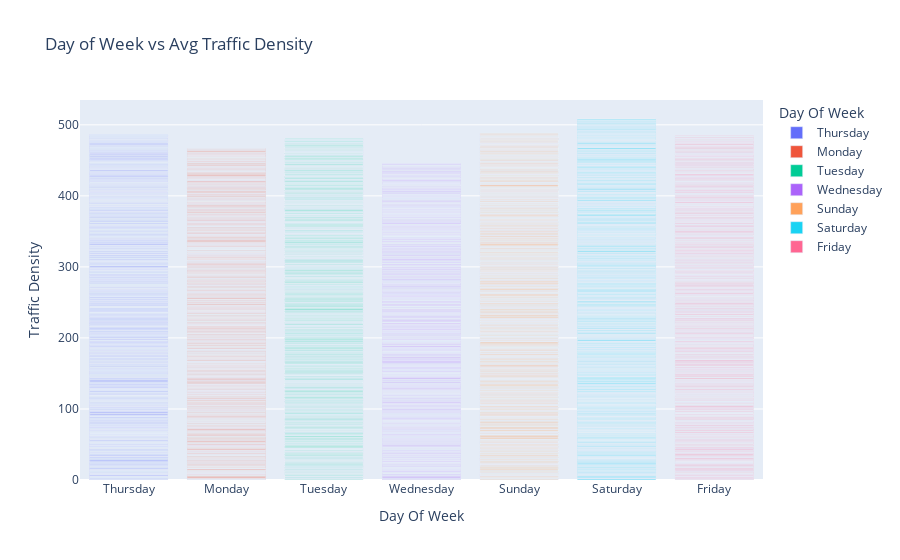

This figure's notebook cell:
### Code cell
fig = px.bar(df, x="Day Of Week", y="Traffic Density", title="Day of Week vs Avg Traffic Density", color="Day Of Week")
fig.show()

### Figure 1 — Plotly figure (JSON) as saved in the notebook; plotly's stock layout.template omitted (floating-point values rounded to 4 significant figures; data arrays with more than 128 entries replaced by an {"elided": "..."} marker saying what was removed)
{"data": [{"hovertemplate": "Day Of Week=%{x}<br>Traffic Density=%{y}<extra></extra>", "legendgroup": "Thursday", "marker": {"color": "#636efa", "pattern": {"shape": ""}}, "name": "Thursday", "orientation": "v", "showlegend": true, "textposition": "auto", "type": "bar", "x": {"elided": "1712 str values"}, "xaxis": "x", "y": {"elided": "1712 float values"}, "yaxis": "y"}, {"hovertemplate": "Day Of Week=%{x}<br>Traffic Density=%{y}<extra></extra>", "legendgroup": "Monday", "marker": {"color": "#EF553B", "pattern": {"shape": ""}}, "name": "Monday", "orientation": "v", "showlegend": true, "textposition": "auto", "type": "bar", "x": {"elided": "1705 str values"}, "xaxis": "x", "y": {"elided": "1705 float values"}, "yaxis": "y"}, {"hovertemplate": "Day Of Week=%{x}<br>Traffic Density=%{y}<extra></extra>", "legendgroup": "Tuesday", "marker": {"color": "#00cc96", "pattern": {"shape": ""}}, "name": "Tuesday", "orientation": "v", "showlegend": true, "textposition": "auto", "type": "bar", "x": {"elided": "1721 str values"}, "xaxis": "x", "y": {"elided": "1721 float values"}, "yaxis": "y"}, {"hovertemplate": "Day Of Week=%{x}<br>Traffic Density=%{y}<extra></extra>", "legendgroup": "Wednesday", "marker": {"color": "#ab63fa", "pattern": {"shape": ""}}, "name": "Wednesday", "orientation": "v", "showlegend": true, "textposition": "auto", "type": "bar", "x": {"elided": "1680 str values"}, "xaxis": "x", "y": {"elided": "1680 float values"}, "yaxis": "y"}, {"hovertemplate": "Day Of Week=%{x}<br>Traffic Density=%{y}<extra></extra>", "legendgroup": "Sunday", "marker": {"color": "#FFA15A", "pattern": {"shape": ""}}, "name": "Sunday", "orientation": "v", "showlegend": true, "textposition": "auto", "type": "bar", "x": {"elided": "1705 str values"}, "xaxis": "x", "y": {"elided": "1705 float values"}, "yaxis": "y"}, {"hovertemplate": "Day Of Week=%{x}<br>Traffic Density=%{y}<extra></extra>", "legendgroup": "Saturday", "marker": {"color": "#19d3f3", "pattern": {"shape": ""}}, "name": "Saturday", "orientation": "v", "showlegend": true, "textposition": "auto", "type": "bar", "x": {"elided": "1771 str values"}, "xaxis": "x", "y": {"elided": "1771 float values"}, "yaxis": "y"}, {"hovertemplate": "Day Of Week=%{x}<br>Traffic Density=%{y}<extra></extra>", "legendgroup": "Friday", "marker": {"color": "#FF6692", "pattern": {"shape": ""}}, "name": "Friday", "orientation": "v", "showlegend": true, "textposition": "auto", "type": "bar", "x": {"elided": "1706 str values"}, "xaxis": "x", "y": {"elided": "1706 float values"}, "yaxis": "y"}], "layout": {"barmode": "relative", "legend": {"title": {"text": "Day Of Week"}, "tracegroupgap": 0}, "title": {"text": "Day of Week vs Avg Traffic Density"}, "xaxis": {"anchor": "y", "categoryarray": ["Thursday", "Monday", "Tuesday", "Wednesday", "Sunday", "Saturday", "Friday"], "categoryorder": "array", "domain": [0, 1], "title": {"text": "Day Of Week"}}, "yaxis": {"anchor": "x", "domain": [0, 1], "title": {"text": "Traffic Density"}}}}
